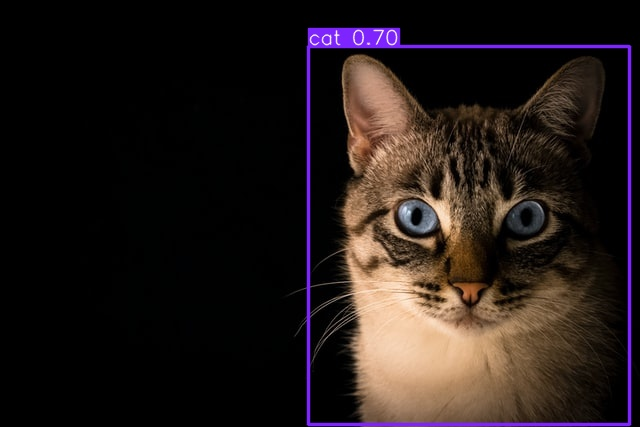
#> input picture opencv/yolo/object_id/runs/detect/predict-2/cat.jpg, 640 x 427 px, found by its file name
$ python basicOp.py
#> lines starting #> are read from the running program, lines starting #| are printed output that depends on the picture
'''
Basic operations
https://youtu.be/eDIj5LuIL4A?list=PLb49csYFtO2HAdNGChGzohFJGnJnXBOqd&t=1711
https://youtu.be/eDIj5LuIL4A?list=PLb49csYFtO2HAdNGChGzohFJGnJnXBOqd&t=2155
https://github.com/murtazahassan/Learn-OpenCV-in-3-hours/blob/master/chapter2.py

'''

import cv2 as cv
import sys
import getpass

img='cat.jpg'
BASE_FOLDER = 'C:/Users/' + getpass.getuser() + '/Pictures/Saved Pictures/'
path = BASE_FOLDER+img
#print("Image  = ",path)

img = cv.imread(path)
#> img is the input picture: shape (427, 640, 3); mean B, G, R 24.7, 26.3, 35.5
if img is None:
    sys.exit("Could not read the image.")
print("Image  shape  = ",img.shape)
#| Image  shape  =  (427, 640, 3)
cv.imshow("Display", img)

# Resize
resized = cv.resize(img, (700,200))#, interpolation=cv.INTER_CUBIC)
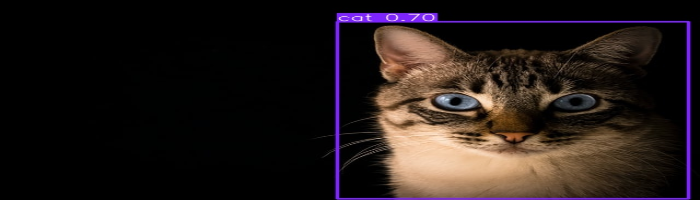
#> resized: shape (200, 700, 3); mean B, G, R 24.7, 26.3, 35.4
cv.imshow('Resized', resized)


# Cropping [lines , cloumn ]
cropped = img[30:360, 230:630]
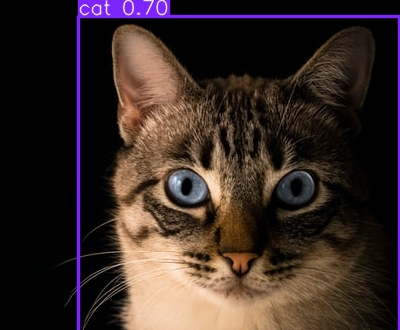
#> cropped: shape (330, 400, 3); mean B, G, R 38.4, 42.2, 56.7
cv.imshow('Cropped', cropped)

cv.waitKey(0)

cv.destroyAllWindows()
